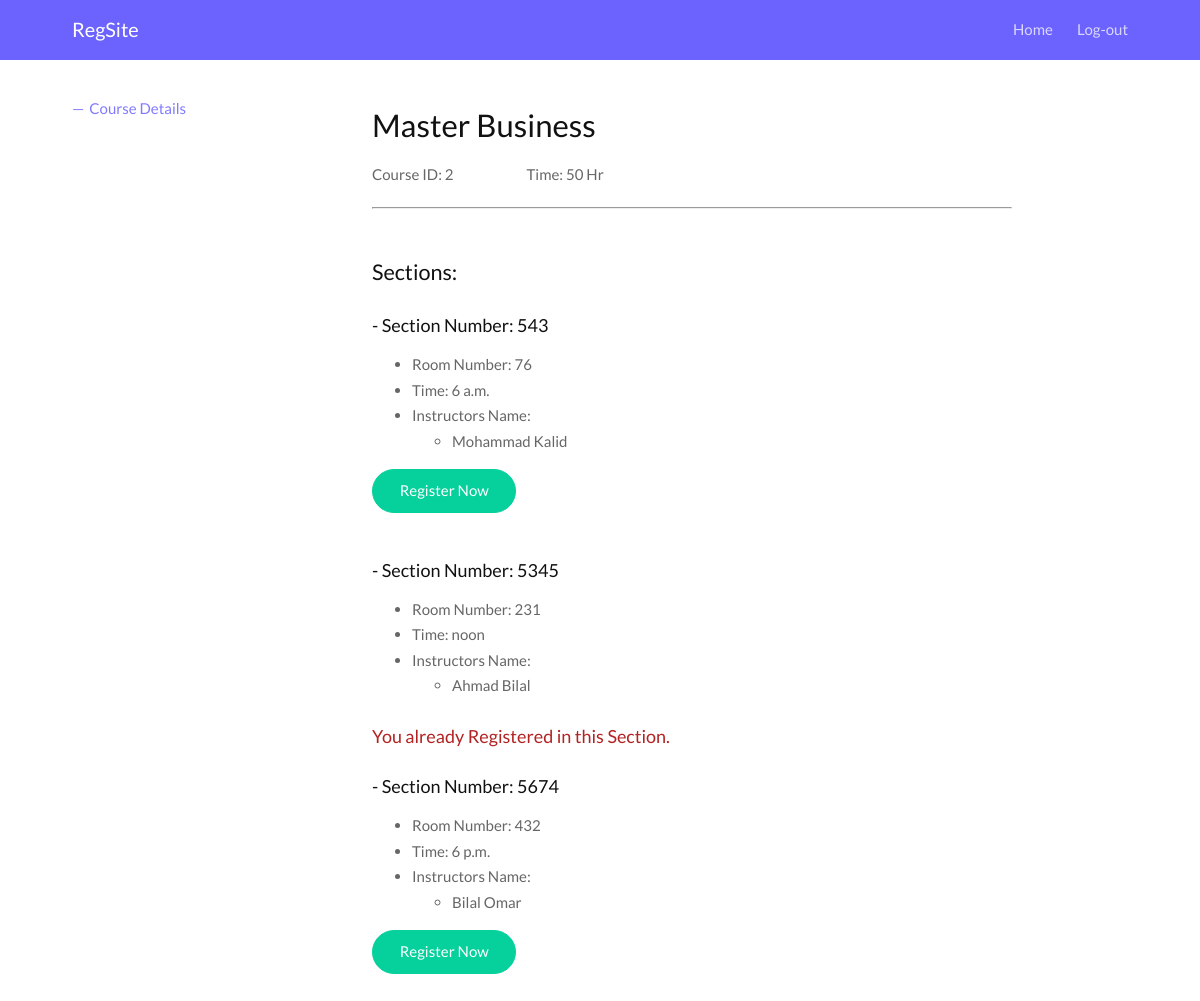
/Regsite/student/Course_id=2/details (signed in), run on the app's committed database.
### Reg_admin/models.py (models this page shows)
class Course (models.Model):
    CourseId = models.AutoField(primary_key=True)
    Title = models.CharField(max_length=30)
    Hours = models.PositiveIntegerField()
    pass

class Section (models.Model):
    CourseId = models.ForeignKey(Course, on_delete=models.CASCADE)
    SectionNo = models.IntegerField(primary_key=True)
    RoomNo = models.IntegerField()
    Time = models.TimeField()
    InstructorId = models.ForeignKey(Instructor, on_delete=models.CASCADE)
    pass

class Instructor(models.Model):
    InstructorId = models.AutoField(primary_key=True)
    First_name = models.CharField(max_length=20)
    Last_name = models.CharField(max_length=20)
    Gender = models.CharField(max_length=10, choices=[('1', 'Male'), ('2', 'Female')])
    Address = models.CharField(max_length=20)
    mobileNo = PhoneNumberField(null=False, blank=False, unique=True)
    pass

### Reg_student/views.py (the view)
# urls.py: path('Course_id=<int:course_id>/details', views.CourseDetailsView, name='Course-details')
def CourseDetailsView(request, course_id, *args, **kwargs):
    my_form = EnrollmentForm(request.POST or None)
    if request.method == "POST":
        if my_form.is_valid():
            my_form.save()
    course = Course.objects.get(CourseId=course_id)
    sections = Section.objects.filter(CourseId=course_id)
    registered_sections = []
    instructors = []
    for section in sections:
        instructors.append(Instructor.objects.get(InstructorId=section.InstructorId.InstructorId))
        if Enrollment.objects.filter(StudentId_id=request.session['student_id'], SectionNo=section.SectionNo):
            registered_sections.append(section.SectionNo)
    context = {
        'course': course,
        'sections': sections,
        'instructors': instructors,
        'registered': registered_sections,
    }
    return render(request, 'Reg_student/Course-Details.html', context)

### Reg_student/templates/Reg_student/Course-Details.html (shortened to what this page needs)
{% include "Regsite/loader.html" %}
{% include "Reg_student/nav-bar.html" %}
{% load static %}
<!DOCTYPE html>
<html lang='en'>
<head>
    <link rel='stylesheet' type="text/css" href="{% static "Regsite/css/Home.css" %}">
</head>
<body>
<div class="app">
    <div class="container">
        <div class="app__inner">
            <div class="app__menu">
                <ul class="vMenu">
                    <li><a href="{{ site_urls }}" class="vMenu--active">Course Details</a></li>
                </ul>
            </div>
            <div class="app__main">
                <div class="text-container">
                    <h1 class="app__main__title">{{ course.Title }}</h1>
                    <p>Course ID: {{ course.CourseId }}
                        <span style="padding-left: 70px">Time: {{ course.Hours }} Hr</span></p>
                    <hr>
                    <br>
                    <h3 class="app__main__title">Sections:</h3>
                    {% if  sections.first is empty %}
                        <p>There are no sections for this course.</p>
                    {% else %}
                        {% for section in sections %}
                            <h4>- Section Number: {{ section.SectionNo }}</h4>
                            <ul>
                                <li>Room Number: {{ section.RoomNo }}</li>
                                <li>Time: {{ section.Time }}</li>
                                <li>Instructors Name:
                                    {% for instructor in instructors %}
                                        <ul>
                                            {% if section.InstructorId.InstructorId == instructor.InstructorId %}
                                                <li>{{ instructor.First_name }} {{ instructor.Last_name }}</li>
                                            {% endif %}
                                        </ul>
                                    {% endfor %}
                                </li>
                            </ul>
                            {% if section.SectionNo in registered %}
                                <h4 style="color:firebrick;">You already Registered in this Section.</h4>
                            {% else %}
                                <form action="" method="post">{% csrf_token %}
                                    <input type="submit" value="Register Now" name="{{ section }}"
                                           class="button button__accent"/>
                                </form>
                            {% endif %}
                        {% endfor %}
                    {% endif %}
                </div>
            </div>
        </div>
    </div>
</div>
</body>
</html>

### Regsite/static/Regsite/css/Home.css (style rules this page uses)
html { line-height: 1.15; -webkit-text-size-adjust: 100%; }
body { margin: 0; }
h1 { font-size: 2em; margin: 0.67em 0; }
hr { box-sizing: content-box; height: 0; overflow: visible; }
a { background-color: transparent; }
button, input, optgroup, select, textarea { font-family: inherit; font-size: 100%; line-height: 1.15; margin: 0; }
button, input { overflow: visible; }
button, [type="button"], [type="reset"], [type="submit"] { -webkit-appearance: button; }
html { box-sizing: border-box; background-color: #ffffff; }
*, *:before, *:after { box-sizing: inherit; }
.container { width: 88%; max-width: 1080px; margin: 0 auto; position: relative; }
.text-container { max-width: 640px; }
html { font-family: "Lato", sans-serif; font-size: 15px; color: #666; line-height: 1.7; font-weight: 400; -webkit-font-smoothing: antialiased; -moz-osx-font-smoothing: grayscale; text-rendering: optimizeLegibility; -moz-font-feature-settings: "liga" on; }
p { margin-bottom: 1.3em; }
h1, h2, h3, h4 { margin: 1.414em 0 0.5em; line-height: 1.35; color: #111; font-weight: 400; }
h1 { margin-top: 0; font-size: 2.074em; }
h3 { font-size: 1.44em; }
h4 { font-size: 1.2em; }
a { outline: 0; text-decoration: none; transition: 0.7s; color: inherit; }
button, .button { display: inline-block; padding: 6pt 20pt; line-height: 1.7; border: 1px solid #6C63FF; color: #6C63FF; font-weight: 400; transition: 0.7s; white-space: nowrap; cursor: pointer; background-color: transparent; border-radius: 30px; margin-bottom: 1.3em; transition: 0.7s; text-align: center; text-decoration: none; }
.button__accent { background-color: #06d19c; border-color: #06d19c; color: #fff; }
form { margin-bottom: 1.5em; }
.app { padding: calc( 81.33333px) 0; }
@media (min-width: 992px) { .app__inner { -js-display: flex; display: flex; } }
.app__menu { width: 100%; position: relative; }
@media (min-width: 992px) { .app__menu { display: block; width: 300px; flex-shrink: 0; } }
.app__main { flex-grow: 1; }
.app__main__title { margin-top: 0.75em; }
.vMenu { padding: 0; list-style-type: none; -js-display: flex; display: flex; max-width: 100%; flex-wrap: wrap; justify-content: space-between; border-bottom: 1px solid #eee; }
@media (min-width: 992px) { .vMenu { display: inline-block; border-bottom: none; } }
.vMenu li { display: inline-block; margin-bottom: 1em; width: 48%; padding-left: 16pt; }
@media (min-width: 992px) { .vMenu li { padding-left: 0; display: block; width: auto; } }
.vMenu a { display: block; }
@media (min-width: 992px) { .vMenu a { display: inline-block; opacity: 0.85; } }
@media (min-width: 992px) { .vMenu a:after { display: block; content: ''; border-bottom: 1px solid #6C63FF; transform: scaleX(0); transition: transform 250ms ease-in-out; } }
.vMenu--active { color: #6C63FF; }
.vMenu--active:before { content: "\2014"; margin-right: 0.333em; }
@media (min-width: 992px) { .vMenu--active { opacity: 1; color: #6C63FF; } }
@media (min-width: 992px) { .vMenu--active:after { display: block; content: ''; border-bottom: 1px solid #6C63FF; transform: none; transition: none; } }

### data on the page
Course: Title "Master Business", CourseId "2", Hours "50"
Section: SectionNo "543", RoomNo "76", Time "6 a.m."
Instructor: First_name "Mohammad", Last_name "Kalid"
Section: SectionNo "5345", RoomNo "231", Time "noon", shows "You already Registered in this Section."
Instructor: First_name "Ahmad", Last_name "Bilal"
Section: SectionNo "5674", RoomNo "432", Time "6 p.m."
Instructor: First_name "Bilal", Last_name "Omar"
